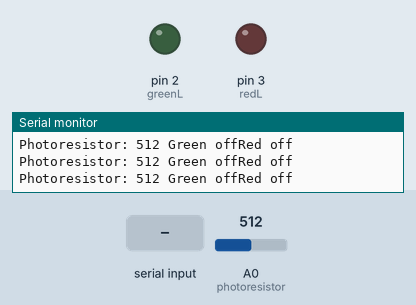
A sketch run on a simulated Arduino Uno, built with avr-gcc and run on an emulated ATmega328P. Shown: output pins drawn as LEDs (lit = HIGH), the last lines printed to the serial monitor. The test bench sets the inputs (shaded band); at power-on: A0 (photoresistor) = 512.

Above: at 1.2 s.
1.3 s: A0 (photoresistor) set to 22
4.3 s: A0 (photoresistor) set to 18
At 4.8 s:
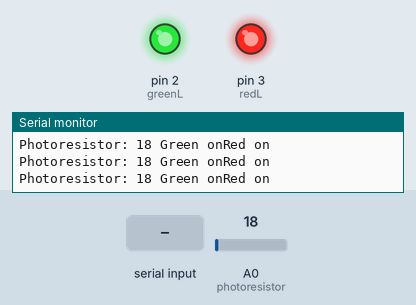
5.8 s: "green" received over Serial
8.3 s: "red" received over Serial
Timing chart, 0 to 11.3 s (numbered marks = the images above; inputs shaded):
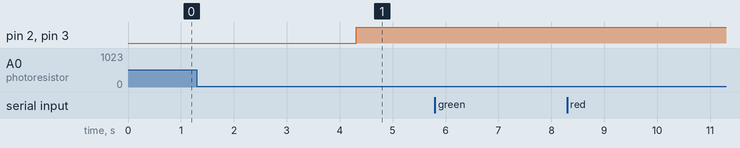

The sketch:

ArduinoPythonSerial.ino
```cpp
/*Joshua Liu
Arduino - Python
*/
#define greenL 2
#define redL 3

#define photoresistor A0

bool isGreenOn = false;
bool isRedOn = false;

String message = "";

void setup() {
  Serial.begin(9600);

  pinMode(greenL, OUTPUT);

  pinMode(redL, OUTPUT);

  pinMode(photoresistor, INPUT);

  digitalWrite(greenL, LOW);
  digitalWrite(redL, LOW);

  Serial.println("Green off|Red off");
}

void loop() {
  Serial.println("Photoresistor: " + String(analogRead(photoresistor)) + " " + message);
  if(analogRead(photoresistor) <= 20){
    digitalWrite(greenL, HIGH);
    isGreenOn = true;
    digitalWrite(redL, HIGH);
    isRedOn = true;
  }
  if(Serial.available()) {
    String data = Serial.readString();// Reads the serial data sent from the Python code
    if (data.indexOf("green") != -1 && !isGreenOn){
      digitalWrite(greenL, HIGH);
      isGreenOn = true;
    }else if(data.indexOf("green") != -1 && isGreenOn){
      digitalWrite(greenL, LOW);
      isGreenOn = false;
    }
    if (data.indexOf("red") != -1 && !isRedOn){
      digitalWrite(redL, HIGH);
      isRedOn = true;
    }else if(data.indexOf("red") != -1 && isRedOn){
      digitalWrite(redL, LOW);
      isRedOn = false;
    }
  }
  message = "";
  if (isGreenOn){
    message += "Green on";
  }else if (!isGreenOn){
    message += "Green off";
  }
  if (isRedOn){
    message += "Red on";
  }else if (!isRedOn){
    message += "Red off";
  }
}
```

Measured:
- the behaviour switches between 21 and 20 on A0 (photoresistor) (found by bisection; images 0 and 1)
- after the input at 4.3 s, pin 2 (greenL), pin 3 (redL): LOW → HIGH at once
